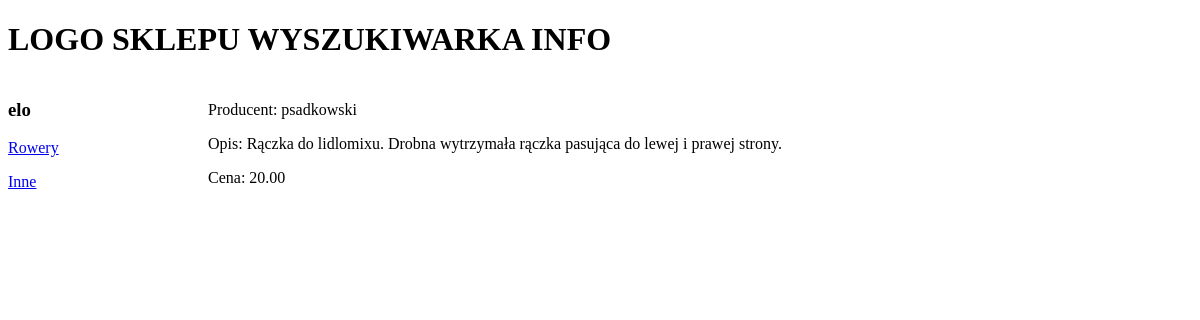
The app's page /product/2/, older data.
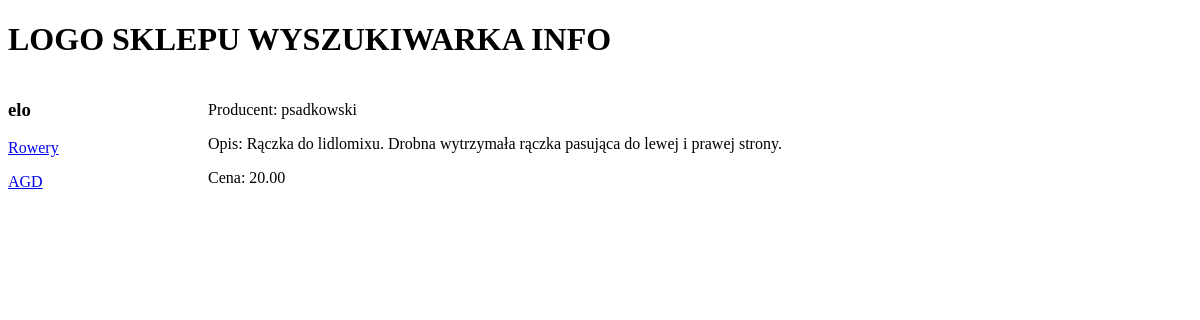
The same page, newer data.
### Product/models.py (models this page shows, shortened)
class Category(models.Model):
    nazwa = models.CharField(max_length=30)
    class Meta:
        verbose_name = "Category"
        verbose_name_plural = "Categories"

class Product(models.Model):
    kategoria = models.ForeignKey(Category, on_delete=models.CASCADE, null=True)
    producent = models.ForeignKey(Producent, on_delete=models.CASCADE, null=True)
    nazwa = models.CharField(max_length=100)
    opis = models.TextField(blank=True)
    cena = models.DecimalField(max_digits=12, decimal_places=2)

class Producent(models.Model):
    def __str__(self):
        return self.nazwa
    nazwa = models.CharField(max_length=60)
    opis = models.TextField(blank=True)

### Product/views.py (the view)
# urls.py: path('product/<id>/', product, name='product'),
def product(request, id):
    product_user = Product.objects.get(pk=id)
    category = Category.objects.all()
    dane = {'product_user' : product_user, 'category' : category}
    return render(request, 'product.html', dane)

### Product/template/product.html (shortened to what this page needs)
{% extends 'index.html' %}
{% block product %}
{% if product_user %}
    <p> Producent: {{ product_user.producent }} </p>
    <p> Opis: {{ product_user.opis }} </p>
    <p> Cena: {{ product_user.cena }} </p>
{% else %}
    <p> Nie ma takiego produktu </p>
{% endif %}
{% endblock product %}

### Product/template/index.html (shortened to what this page needs)
<!DOCTYPE html>
<html lang="en">
<head>
</head>
<body>
    <div>
        <h1> LOGO SKLEPU    WYSZUKIWARKA   INFO</h1>
    </div>
    <div style="width:200px; float:left" >
        <h3> elo </h3>
        {% for cat in category %}
            <p><a href = "/category/{{ cat.id }}"> {{ cat.nazwa }} </a></p>
        {% endfor %}
    </div>
    <div style="width:700px; float:left" >
        {% block product %} {% endblock product %}
    </div>
</body>
</html>

Row changes from the older to the newer data that the page shows:
removed Category: nazwa "Inne"
added Category: nazwa "AGD"
